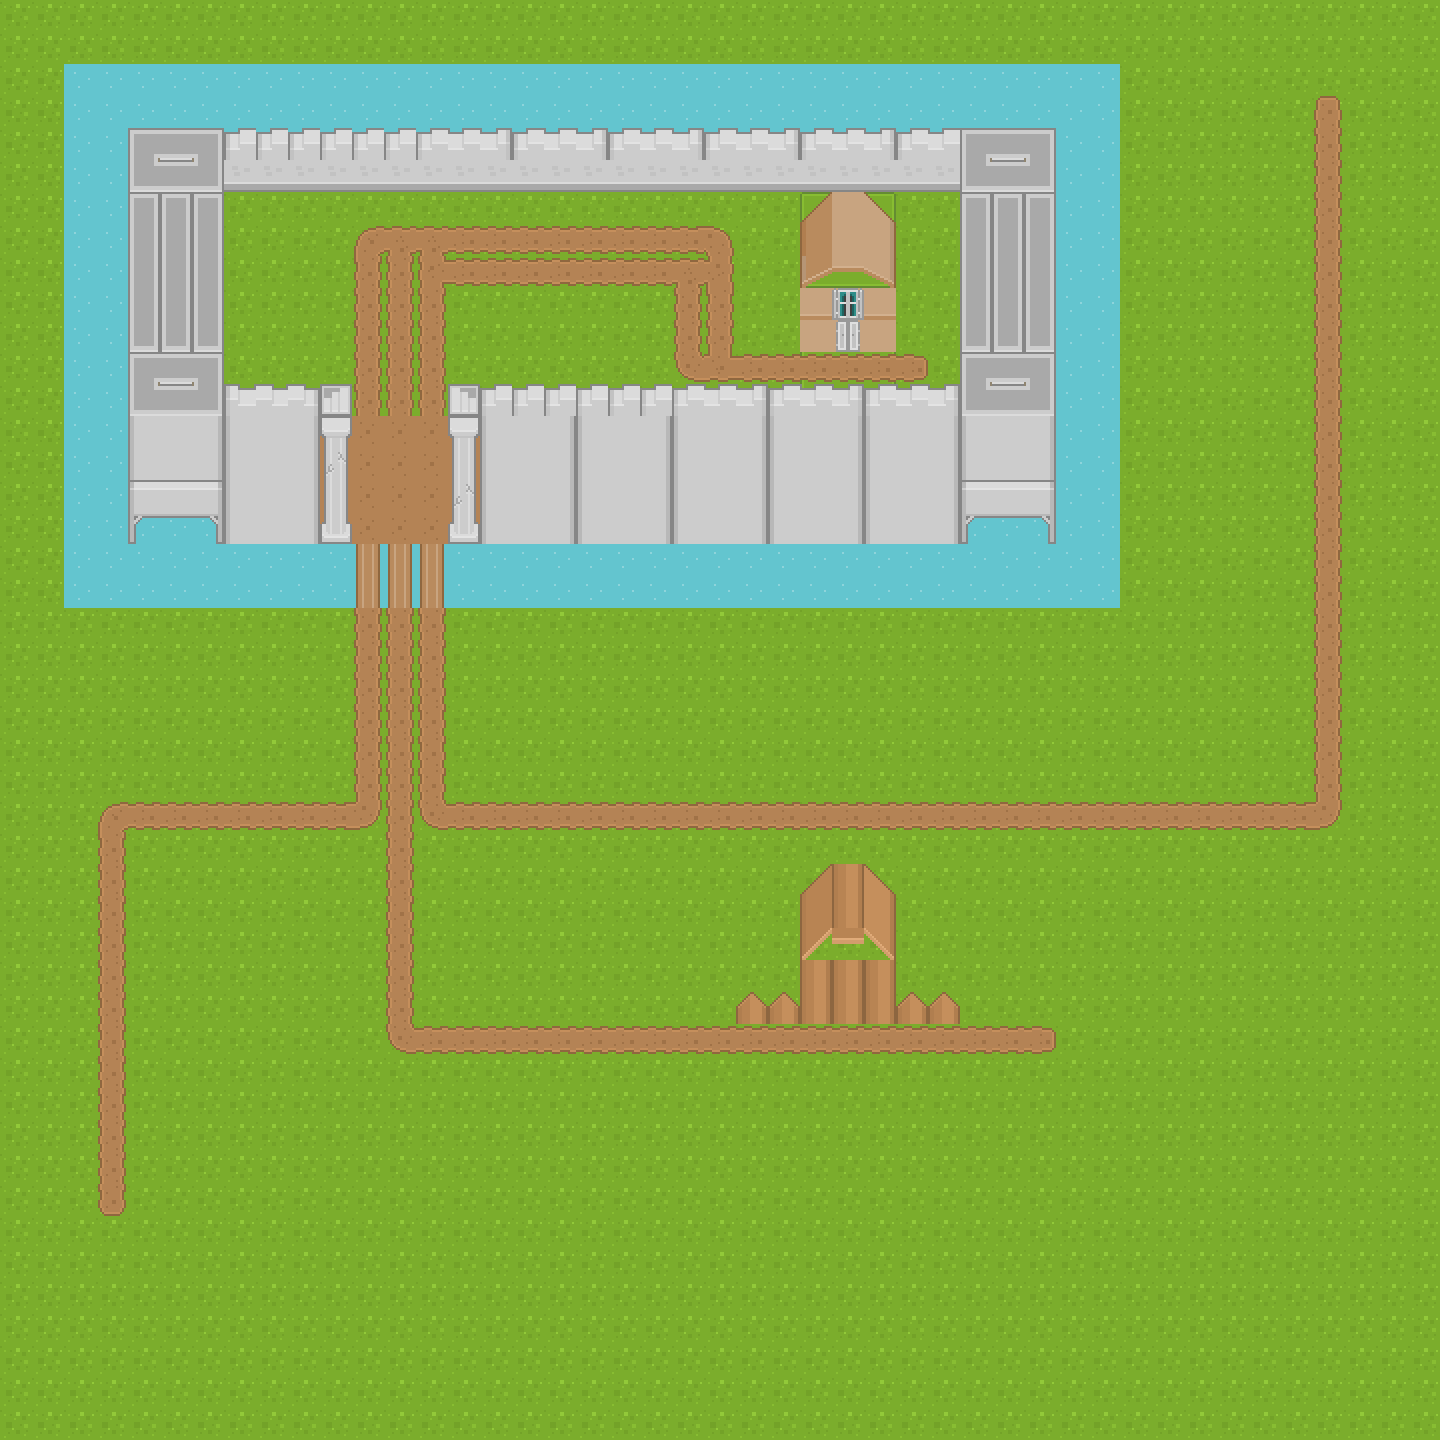

Tiled map render using the project's own tile images. Description and the map definition, with tile-layer contents summarised, below:
An orthogonal 45x45 tile map with 32x32 px tiles, 10 tile layers (walls, Bottom Layer, External Accesories, Mote, ...).

<map version="1.5" tiledversion="1.7.2" orientation="orthogonal" renderorder="right-down" width="45" height="45" tilewidth="32" tileheight="32" infinite="0" nextlayerid="12" nextobjectid="1">
 <tileset firstgid="1" source="tilesets/roguelikeSheet_transparent_32px.tsx" />
 <layer id="4" name="walls" width="45" height="45">
  <data>[2025 cells, 0 non-empty, 0 distinct tile ids]</data>
 </layer>
 <layer id="9" name="Bottom Layer" width="45" height="45">
  <data>[2025 cells, 2025 non-empty, 1 distinct tile ids]</data>
 </layer>
 <layer id="10" name="External Accesories" width="45" height="45">
  <data>[2025 cells, 1 non-empty, 1 distinct tile ids]</data>
 </layer>
 <layer id="6" name="Mote" width="45" height="45">
  <data>[2025 cells, 248 non-empty, 10 distinct tile ids]</data>
 </layer>
 <layer id="5" name="Dirt" width="45" height="45">
  <data>[2025 cells, 193 non-empty, 15 distinct tile ids]</data>
 </layer>
 <layer id="3" name="Upper Castle" width="45" height="45">
  <data>[2025 cells, 7 non-empty, 6 distinct tile ids]</data>
 </layer>
 <layer id="2" name="Base of Castle" width="45" height="45">
  <data>[2025 cells, 234 non-empty, 32 distinct tile ids]</data>
 </layer>
 <layer id="7" name="House" width="45" height="45">
  <data>[2025 cells, 12 non-empty, 8 distinct tile ids]</data>
 </layer>
 <layer id="8" name="Top of House" width="45" height="45">
  <data>[2025 cells, 20 non-empty, 18 distinct tile ids]</data>
 </layer>
 <layer id="11" name="exits" width="45" height="45">
  <data>[2025 cells, 0 non-empty, 0 distinct tile ids]</data>
 </layer>
</map>